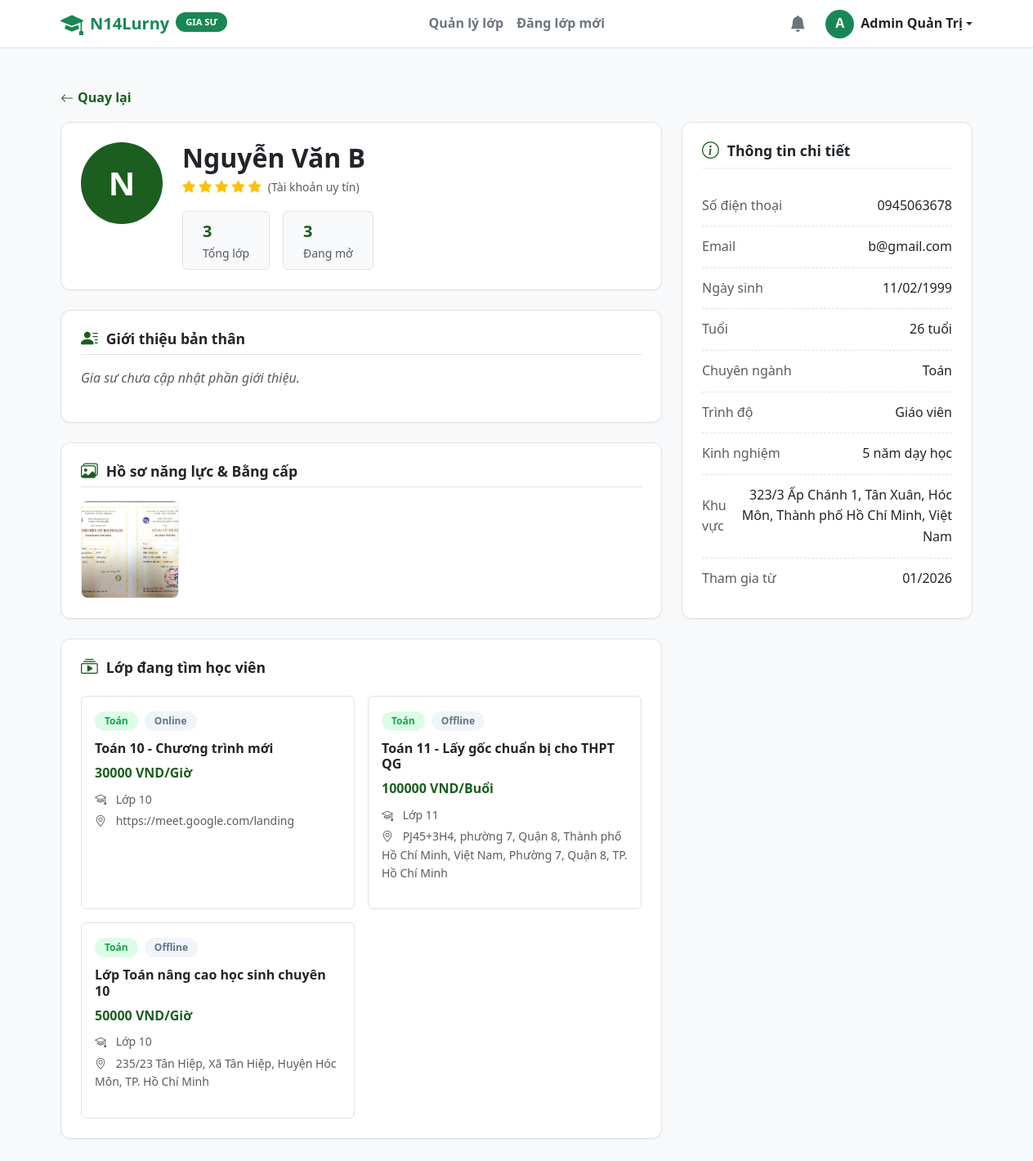
Screenshot of /N14Lurny/tutor/view_detail.php?id=18 (signed in) with the database file from the repository.
### tables this page shows
CREATE TABLE `users` (
  `id` int(11) NOT NULL,
  `full_name` varchar(100) NOT NULL,
  `email` varchar(100) NOT NULL,
  `password` varchar(255) NOT NULL,
  `role` enum('admin','tutor','student') NOT NULL DEFAULT 'student',
  `avatar` varchar(255) DEFAULT NULL,
  `dob` date DEFAULT NULL,
  `gender` enum('Nam','Nữ','Khác') DEFAULT 'Nam',
  `phone` varchar(20) DEFAULT NULL,
  `bio` text DEFAULT NULL COMMENT 'Giới thiệu bản thân',
  `major` varchar(100) DEFAULT NULL COMMENT 'Chuyên ngành',
  `degree` varchar(100) DEFAULT NULL COMMENT 'Bằng cấp/Trình độ',
  `experience` varchar(100) DEFAULT NULL COMMENT 'Kinh nghiệm',
  `address` varchar(255) DEFAULT NULL COMMENT 'Địa chỉ/Khu vực',
  `school` varchar(255) DEFAULT NULL,
  `grade` varchar(50) DEFAULT NULL,
  `created_at` timestamp NOT NULL DEFAULT current_timestamp(),
  `warnings_count` int(11) DEFAULT 0 COMMENT 'Số lần bị cảnh cáo',
  `is_banned` tinyint(1) DEFAULT 0 COMMENT '1: Bị cấm dạy, 0: Bình thường',
  `avg_rating` float DEFAULT 0,
  `review_count` int(11) DEFAULT 0
);

CREATE TABLE `tutor_proofs` (
  `id` int(11) NOT NULL,
  `user_id` int(11) NOT NULL,
  `image_path` varchar(255) NOT NULL,
  `created_at` timestamp NOT NULL DEFAULT current_timestamp()
);

CREATE TABLE `classes` (
  `id` int(11) NOT NULL,
  `tutor_id` int(11) NOT NULL,
  `title` varchar(255) NOT NULL,
  `subject` varchar(100) NOT NULL,
  `grade` varchar(50) NOT NULL,
  `price` varchar(255) DEFAULT NULL,
  `description` text DEFAULT NULL,
  `method` varchar(50) NOT NULL DEFAULT 'Offline' COMMENT 'Online hoặc Offline',
  `location` varchar(100) NOT NULL DEFAULT 'TP. Hồ Chí Minh' COMMENT 'Quận/Huyện tại TP.HCM',
  `status` enum('pending','active','hidden','closed','rejected') DEFAULT 'pending',
  `max_students` int(11) NOT NULL DEFAULT 1,
  `start_date` date DEFAULT NULL,
  `end_date` date DEFAULT NULL,
  `created_at` timestamp NOT NULL DEFAULT current_timestamp()
);

### N14Lurny/tutor/view_detail.php (the view, shortened to what this page needs)
<?php
include '../includes/header_tutor.php';
require_once '../config/db.php';
$tutor_id = 0;
if (isset($_GET['id']) && is_numeric($_GET['id'])) {
    $tutor_id = intval($_GET['id']);
} elseif (isset($_SESSION['user_id'])) {
    $tutor_id = $_SESSION['user_id'];
} else {
    echo "<script>alert('Không tìm thấy thông tin!'); window.history.back();</script>"; exit();
}
$sql_user = "SELECT * FROM users WHERE id = ?";
$stmt = $conn->prepare($sql_user);
$stmt->bind_param("i", $tutor_id);
$stmt->execute();
$user_res = $stmt->get_result();
$tutor = $user_res->fetch_assoc();
$proofs_res = $conn->query("SELECT * FROM tutor_proofs WHERE user_id = $tutor_id ORDER BY id DESC");
$avatar_path = "../assets/uploads/avatars/" . ($tutor['avatar'] ?? '');
$has_avatar = !empty($tutor['avatar']) && file_exists($avatar_path);
$initials = mb_strtoupper(mb_substr($tutor['full_name'], 0, 1, "UTF-8"));
if (!empty($tutor['dob']) && $tutor['dob'] != '0000-00-00') {
    $dob_date = new DateTime($tutor['dob']);
    $now = new DateTime();
    $age = $now->diff($dob_date)->y;
    $age_display = $age . ' tuổi';
    $dob_display = date('d/m/Y', strtotime($tutor['dob']));
} else {
    $age_display = 'Chưa cập nhật'; $dob_display = 'Chưa cập nhật';
}
$count_all = $conn->query("SELECT COUNT(*) as total FROM classes WHERE tutor_id = $tutor_id")->fetch_assoc()['total'];
$count_active = $conn->query("SELECT COUNT(*) as total FROM classes WHERE tutor_id = $tutor_id AND status = 'active'")->fetch_assoc()['total'];
$sql_classes = "SELECT * FROM classes WHERE tutor_id = ? AND status = 'active' ORDER BY created_at DESC LIMIT 4";
$stmt_classes = $conn->prepare($sql_classes);
$stmt_classes->bind_param("i", $tutor_id);
$stmt_classes->execute();
$res_classes = $stmt_classes->get_result();
?>
<!DOCTYPE html>
<html lang="vi">
<head>
  <link href="https://cdn.jsdelivr.net/npm/bootstrap@5.3.2/dist/css/bootstrap.min.css" rel="stylesheet">
  <link href="https://cdn.jsdelivr.net/npm/bootstrap-icons@1.11.1/font/bootstrap-icons.css" rel="stylesheet">
  <link rel="stylesheet" href="../assets/css/tutor.css">
</head>
<body class="bg-light">
<div class="container py-5">
  <a href="javascript:history.back()" class="back-link mb-3">
      <i class="bi bi-arrow-left"></i> Quay lại
  </a>
  <div class="row g-4">
    <div class="col-lg-8">
      <div class="card card-detail mb-4">
        <div class="d-flex flex-column flex-md-row gap-4 align-items-center align-items-md-start text-center text-md-start">
            <?php if($has_avatar): ?>
                <img src="<?= $avatar_path ?>" class="rounded-circle object-fit-cover shadow-sm" style="width: 100px; height: 100px; border: 3px solid #80BA4C;">
            <?php else: ?>
                <div class="avatar-circle" style="width: 100px; height: 100px; font-size: 40px; margin: 0;"><?= $initials ?></div>
            <?php endif; ?>
            <div class="flex-grow-1">
                <h2 class="fw-bold mb-1 text-dark"><?= htmlspecialchars($tutor['full_name']) ?></h2>
                <div class="text-warning mb-3"><i class="bi bi-star-fill"></i> <i class="bi bi-star-fill"></i> <i class="bi bi-star-fill"></i> <i class="bi bi-star-fill"></i> <i class="bi bi-star-fill"></i> <span class="text-muted small ms-1">(Tài khoản uy tín)</span></div>
                <div class="d-flex gap-3 justify-content-center justify-content-md-start">
                    <div class="bg-light px-4 py-2 rounded border"><strong class="d-block text-brand fs-5"><?= $count_all ?></strong> <small class="text-muted">Tổng lớp</small></div>
                    <div class="bg-light px-4 py-2 rounded border"><strong class="d-block text-brand fs-5"><?= $count_active ?></strong> <small class="text-muted">Đang mở</small></div>
                </div>
            </div>
        </div>
      </div>
      <div class="card card-detail mb-4">
         <div class="d-flex justify-content-between align-items-center mb-3 border-bottom pb-2">
             <h5 class="section-title mb-0 border-0 p-0"><i class="bi bi-person-lines-fill"></i> Giới thiệu bản thân</h5>
         </div>
         <div class="text-dark" style="line-height: 1.6;">
             <?php if (!empty($tutor['bio'])): ?>
                 <?= nl2br(htmlspecialchars($tutor['bio'])) ?>
             <?php else: ?>
                 <p class="text-muted fst-italic">Gia sư chưa cập nhật phần giới thiệu.</p>
             <?php endif; ?>
         </div>
      </div>
      <?php if($proofs_res->num_rows > 0): ?>
      <div class="card card-detail mb-4">
         <div class="d-flex justify-content-between align-items-center mb-3 border-bottom pb-2">
             <h5 class="section-title mb-0 border-0 p-0"><i class="bi bi-images"></i> Hồ sơ năng lực & Bằng cấp</h5>
         </div>
         <div class="proof-gallery">
             <?php while($img = $proofs_res->fetch_assoc()): ?>
                 <img src="../assets/uploads/proofs/<?= $img['image_path'] ?>" class="proof-img" data-bs-toggle="modal" data-bs-target="#imgModal" onclick="showImage(this.src)">
             <?php endwhile; ?>
         </div>
      </div>
      <?php endif; ?>
      <div class="card card-detail">
        <div class="d-flex justify-content-between align-items-center mb-4">
          <h5 class="section-title mb-0 border-0 p-0"><i class="bi bi-collection-play"></i> Lớp đang tìm học viên</h5>
        </div>
        <?php if ($res_classes->num_rows > 0): ?>
        <div class="row g-3">
            <?php while($class = $res_classes->fetch_assoc()): ?>
            <div class="col-md-6">
                <div class="border rounded p-3 h-100 bg-white hover-shadow transition-all position-relative">
                    <div class="mb-2">
                         <span class="badge green"><?= htmlspecialchars($class['subject']) ?></span>
                         <span class="badge gray small"><?= htmlspecialchars($class['method']) ?></span>
                    </div>
                    <h6 class="fw-bold text-dark mb-2">
                        <a href="see_details.php?id=<?= $class['id'] ?>" class="text-decoration-none text-dark stretched-link">
                            <?= htmlspecialchars($class['title']) ?>
                        </a>
                    </h6>
                    <div class="text-primary fw-bold mb-2"><?= htmlspecialchars($class['price']) ?></div>
                    <ul class="list-unstyled small text-muted mb-3">
                        <li class="mb-1"><i class="bi bi-mortarboard me-2"></i> <?= htmlspecialchars($class['grade']) ?></li>
                        <li><i class="bi bi-geo-alt me-2"></i> <?= htmlspecialchars($class['location']) ?></li>
                    </ul>
                </div>
            </div>
            <?php endwhile; ?>
        </div>
        <?php else: ?>
            <div class="text-center text-muted py-4">Hiện tại chưa có lớp nào đang mở.</div>
        <?php endif; ?>
      </div>
    </div>
    <div class="col-lg-4">
      <div class="card card-detail">
        <h5 class="section-title"><i class="bi bi-info-circle"></i> Thông tin chi tiết</h5>
        <ul class="list-unstyled m-0">
            <li class="info-list-item"><span class="text-muted">Số điện thoại</span><span class="fw-medium text-end ps-2 text-dark"><?= htmlspecialchars($tutor['phone'] ?? 'Chưa cập nhật') ?></span></li>
            <li class="info-list-item"><span class="text-muted">Email</span><span class="fw-medium text-end ps-2 text-dark"><?= htmlspecialchars($tutor['email']) ?></span></li>
            <li class="info-list-item"><span class="text-muted">Ngày sinh</span><span class="fw-medium text-end ps-2 text-dark"><?= $dob_display ?></span></li>
            <li class="info-list-item"><span class="text-muted">Tuổi</span><span class="fw-medium text-end ps-2 text-dark"><?= $age_display ?></span></li>
            <li class="info-list-item"><span class="text-muted">Chuyên ngành</span><span class="fw-medium text-end ps-2"><?= htmlspecialchars($tutor['major'] ?? 'Chưa cập nhật') ?></span></li>
            <li class="info-list-item"><span class="text-muted">Trình độ</span><span class="fw-medium text-end ps-2"><?= htmlspecialchars($tutor['degree'] ?? 'Chưa cập nhật') ?></span></li>
            <li class="info-list-item"><span class="text-muted">Kinh nghiệm</span><span class="fw-medium text-end ps-2"><?= htmlspecialchars($tutor['experience'] ?? 'Chưa cập nhật') ?></span></li>
            <li class="info-list-item"><span class="text-muted">Khu vực</span><span class="fw-medium text-end ps-2"><?= htmlspecialchars($tutor['address'] ?? 'Chưa cập nhật') ?></span></li>
            <li class="info-list-item border-0"><span class="text-muted">Tham gia từ</span><span class="fw-medium"><?= date('m/Y', strtotime($tutor['created_at'])) ?></span></li>
        </ul>
      </div>
    </div>
  </div>
</div>
</body>
</html>

### N14Lurny/assets/css/tutor.css (style rules this page uses)
:root { --brand-color: #1b5e20; --brand-dark: #144518; --primary-color: #1b5e20; --primary-dark: #144518; --text-dark: #212529; --text-gray: #6c757d; --bg-body: #f8f9fa; --bg-light: #ffffff; --danger: #dc3545; --warning: #ffc107; --success: #198754; --border-color: #dee2e6; --radius: 12px; --shadow-sm: 0 1px 2px 0 rgba(0, 0, 0, 0.05); --shadow-md: 0 4px 6px -1px rgba(0, 0, 0, 0.1); }
body { font-family: 'Segoe UI', Roboto, Helvetica, Arial, sans-serif; background-color: var(--bg-body); color: var(--text-dark); line-height: 1.6; }
a { text-decoration: none; color: inherit; transition: 0.2s; }
ul { list-style: none; padding: 0; margin: 0; }
.text-primary { color: var(--brand-color) !important; }
.avatar-circle { background-color: var(--brand-color); color: white; font-weight: bold; display: flex; align-items: center; justify-content: center; border-radius: 50%; text-transform: uppercase; }
.card, .form-card { background: #fff; border-radius: var(--radius); border: 1px solid var(--border-color); box-shadow: var(--shadow-sm); margin-bottom: 20px; overflow: hidden; }
.card-detail { border: none; box-shadow: var(--shadow-sm); border-radius: var(--radius); background: white; padding: 1.5rem; margin-bottom: 1.5rem; border: 1px solid var(--border-color); }
.section-title { font-size: 1.1rem; font-weight: 700; color: var(--text-dark); margin-bottom: 20px; padding-bottom: 10px; border-bottom: 2px solid #f1f5f9; display: flex; align-items: center; gap: 10px; }
.section-title i { color: var(--brand-color); font-size: 1.3rem; }
.badge { padding: 6px 12px; border-radius: 50px; font-size: 0.75rem; font-weight: 600; display: inline-block; margin-right: 4px; margin-bottom: 4px; }
.badge.green { background: #dcfce7; color: #16a34a; }
.badge.gray { background: #f1f5f9; color: #64748b; }
.back-link { color: var(--brand-color); font-weight: 600; display: inline-flex; align-items: center; gap: 5px; }
.text-brand { color: var(--brand-color) !important; }
.info-list-item { display: flex; justify-content: space-between; align-items: center; padding: 12px 0; border-bottom: 1px dashed var(--border-color); }
.info-list-item:last-child { border-bottom: none; }

### N14Lurny/tutor/view_detail.php (style rules this page uses)
.proof-gallery { display: flex; flex-wrap: wrap; gap: 10px; }
.proof-img { width: 120px; height: 120px; object-fit: cover; border-radius: 8px; cursor: pointer; transition: transform 0.2s; border: 1px solid #eee; }

### rows the page displays
users: full_name "N", full_name "Nguyễn Văn B", phone "0945063678", email "b@gmail.com", dob "11/02/1999", dob "26 tuổi", major "Toán", degree "Giáo viên", experience "5 năm dạy học", address "323/3 Ấp Chánh 1, Tân Xuân, Hóc Môn, Thành phố Hồ Chí Minh, Việt Nam", created_at "01/2026"
tutor_proofs: image_path (picture)
classes: subject "Toán", method "Online", title "Toán 10 - Chương trình mới", price "30000 VND/Giờ", grade "Lớp 10", location "https://meet.google.com/landing"
classes: subject "Toán", method "Offline", title "Toán 11 - Lấy gốc chuẩn bị cho THPT QG", price "100000 VND/Buổi", grade "Lớp 11", location "PJ45+3H4, phường 7, Quận 8, Thành phố Hồ Chí Minh, Việt Nam, Phường 7, Quận 8, TP. Hồ Chí Minh"
classes: subject "Toán", method "Offline", title "Lớp Toán nâng cao học sinh chuyên 10", price "50000 VND/Giờ", grade "Lớp 10", location "235/23 Tân Hiệp, Xã Tân Hiệp, Huyện Hóc Môn, TP. Hồ Chí Minh"

### other values shown
$firstLetter "A"
$fullname "Admin Quản Trị"
$count_all "3"
$count_active "3"
